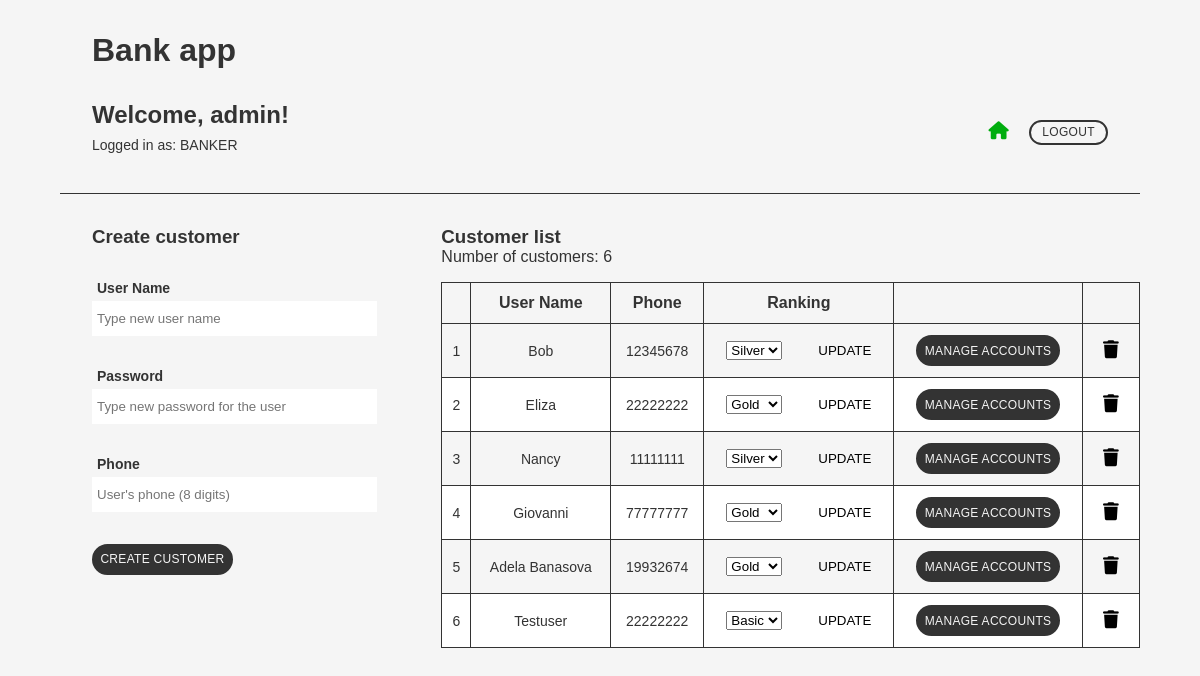
Page /bank_app/ (signed in) on the earlier database version.
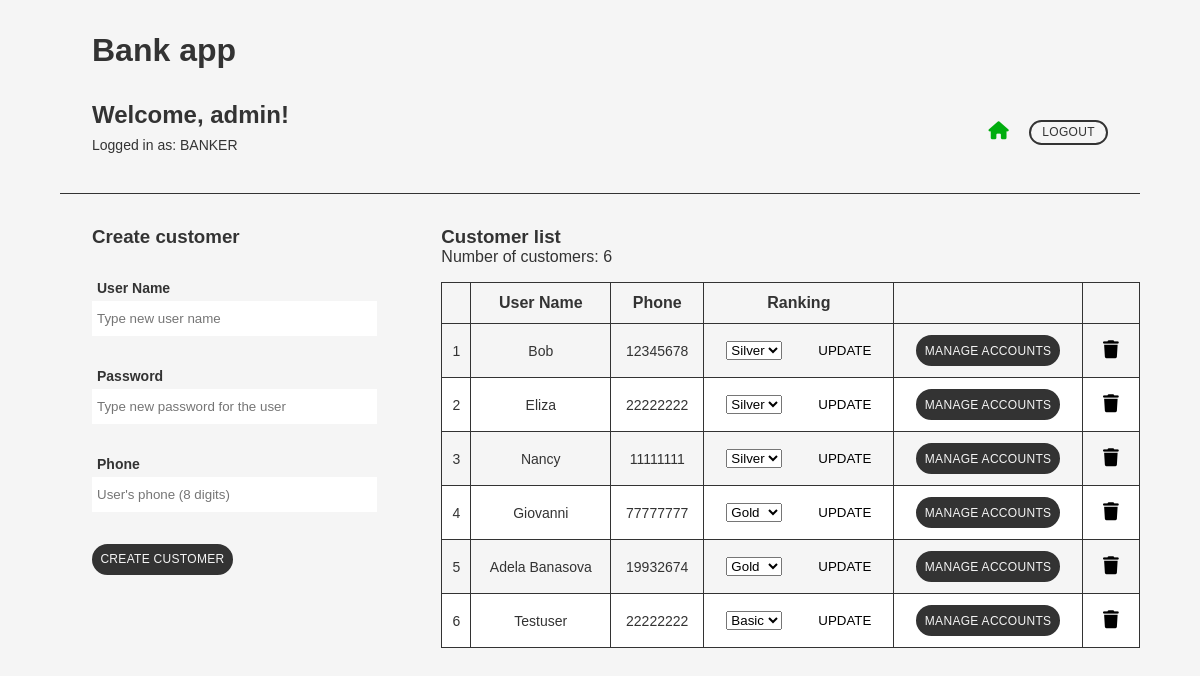
Same page on the later database version.
### bank_app/models.py (models this page shows, shortened)
class Customer(models.Model):
    user = models.ForeignKey(User, on_delete=models.CASCADE)
    phone = models.IntegerField()
    ranking = models.ForeignKey(Ranking, on_delete=models.CASCADE)

### bank_app/views.py (the view)
# urls.py: path('', views.index, name='index'),
def index(request):
    return show_index(request)

### bank_app/views.py (called while the page is built, shortened)
def show_index(request, message = '', is_error = False):
    context = {}
    if request.user.is_authenticated:
        rankings = Ranking.objects.all()
        context = {
            'usertype': get_user_type(request.user),
            'rankings': rankings,
            'message': message,
            'is_error': is_error,
        }
        if get_user_type(request.user) == 'BANKER':
            context['customers'] = Customer.objects.all()
            context['customer_count'] = Customer.objects.all().count()
    return render(request, 'bank_app/index.html', context)

### bank_app/views_common.py (called while the page is built)
def get_user_type(u:User) -> str:
    if u and u.is_authenticated:
        try:
            customer = Customer.objects.get(user = u)
            return "CUSTOMER"
        except:
            return "BANKER"
        return "unknown type"

### bank_app/templates/bank_app/index.html (shortened to what this page needs)
{% load static %}
<!DOCTYPE html>
<html lang="en">
	<head>
	<link rel="stylesheet" href="{% static 'css/style.css' %}">
	</head>
	{% if request.user.is_authenticated %}
	<header>
		<h1>Bank app</h1>
		<section>
			<div>
				<h2>Welcome, {{ request.user.username }}!</h2>
				<p>Logged in as: {{ usertype }}</p>
			</div>
			<div>
                <a href="{% url 'bank_app:index' %}" class="home_btn home_btn_selected"><i class="fa-solid fa-house"></i></a>
                <a href="{% url 'login_app:logout' %}" class="border_btn" id="logout">Logout</a>
            </div>
		</section>
	</header>
		{% if usertype == "BANKER" %}
		<main class="main">
			<section id="create_cust">
				<h3>Create customer</h3>
				<form method="POST">
					<div class="form_item_wrapper">
						<label>User Name</label>
						<input type="text" name="name" placeholder="Type new user name" required>
					</div>
					<div class="form_item_wrapper">
						<label>Password</label>
						<input type="password" name="password" placeholder="Type new password for the user" required>
					</div>
					<div class="form_item_wrapper">
						<label>Phone</label>
						<input type="text" name="phone" pattern="[0-9]{8}" placeholder="User's phone (8 digits)" required>
					</div>
					<button formaction="{% url 'bank_app:create_customer' %}" class="btn">Create customer</button>
				</form>
			</section>
			<section id="cust_list">
				<h3>Customer list</h3>
				<p>Number of customers: {{ customer_count }}</p>
				<table>
					<tr>
						<th></th>
						<th>User Name</th>
						<th>Phone</th>
						<th>Ranking</th>
						<th></th>
					</tr>
				{% for c in customers %}
				{% if forloop.counter|divisibleby:2 %}
					<tr class="white_bg">
				{% else %}
					<tr>
				{% endif %}
						<form method="POST">
								<td>{{ forloop.counter }}</td>
								<td>{{ c.user.username }}</td>
								<td>{{ c.phone }}</td>
								<td>
									<select name="ranking">
										{% for r in rankings %}
											{% if r.rType == c.ranking.rType %}
												<option value="{{ r.pk }}" selected>{{ r.rType }}</option>
											{% else %}
											<option value="{{ r.pk }}">{{ r.rType }}</option>
											{% endif %}
										{% endfor %}
									</select>
									<button formaction="{% url 'bank_app:update_ranking' %}" class="simple_btn">Update</button>
								</td>
								<td><button formaction="{% url 'bank_app:accounts' %}" class="btn">Manage accounts</button></td>
								<td>
									<button formaction="{% url 'bank_app:del_customer' %}" class="icon_btn del_btn">
										<i class="fa-solid fa-trash"></i>
									</button>
								</td>
						</form>
					</tr>
				{% endfor %}
				</table>
			</section>
		</main>
		{% endif%}
	{% else %}
		<h2>Please log in</h2>
	{% endif %}
	</body>
</html>

### bank_app/static/css/style.css (style rules this page uses)
html { background-color: #f5f5f5; font-family: Arial, Helvetica, sans-serif; color: #333333; }
* { margin: 0; padding: 0; box-sizing: border-box; }
.btn { cursor: pointer; padding: .4rem; background: none; border: none; text-transform: uppercase; letter-spacing: .3px; font-size: 12px; background-color: #333333; border: 2px solid #333333; color: #f5f5f5; border-radius: 20px; transition: .3s; }
.border_btn { cursor: pointer; text-decoration: none; text-transform: uppercase; background-color: transparent; border: 2px solid #333333; color: #333333; padding: .2rem .7rem; border-radius: 20px; font-size: 12px; letter-spacing: .3px; transition: .2s; margin: 0; }
.icon_btn { cursor: pointer; background: none; border: none; font-size: 18px; margin: .5rem; transition: .3s; }
.simple_btn { cursor: pointer; border: none; background: none; text-transform: uppercase; }
#cust_list .simple_btn { margin-left: 2rem; }
.home_btn { margin-right: 1rem; font-size: 18px; color: #333333; transition: .3s; }
.home_btn:hover, .home_btn_selected, .green_text { color: #00ad0e; }
header { width: 100%; padding: 2rem; border-bottom: 1px solid #333333; }
header > section { margin: 2rem 0 0 0; display: flex; align-items: center; justify-content: space-between; }
header p { font-size: 14px; padding: .5rem 0; }
.main { display: grid; grid-template-columns: .5fr 1fr; column-gap: 2rem; }
.main > section { margin: 2rem 0; }
.main > section:first-child h3, #automatic_payment h3 { margin-left: 2rem; }
.form_item_wrapper { display: flex; flex-direction: column; margin: 2rem 2rem; }
.form_item_wrapper > label { font-weight: bold; margin-bottom: 5px; margin-left: 5px; font-size: 14px; }
input { background-color: transparent; border: none; background-color: #ffffff; padding: 10px 5px; }
.main > section:first-child .btn, #automatic_payment .btn { margin-left: 2rem; }
.main > section:nth-child(2) { width: 100%; margin: 2rem 0 0 auto; }
table, td, th { border: 1px solid #333333; border-collapse: collapse; }
table { margin-top: 1rem; width: 100%; }
th { padding: .7rem .5rem; }
td { padding: .5rem; font-size: 14px; text-align: center; }
.white_bg { background: #ffffff; }

Differences in the rows shown:
changed Customer "Eliza": ranking "Gold" → "Silver"
